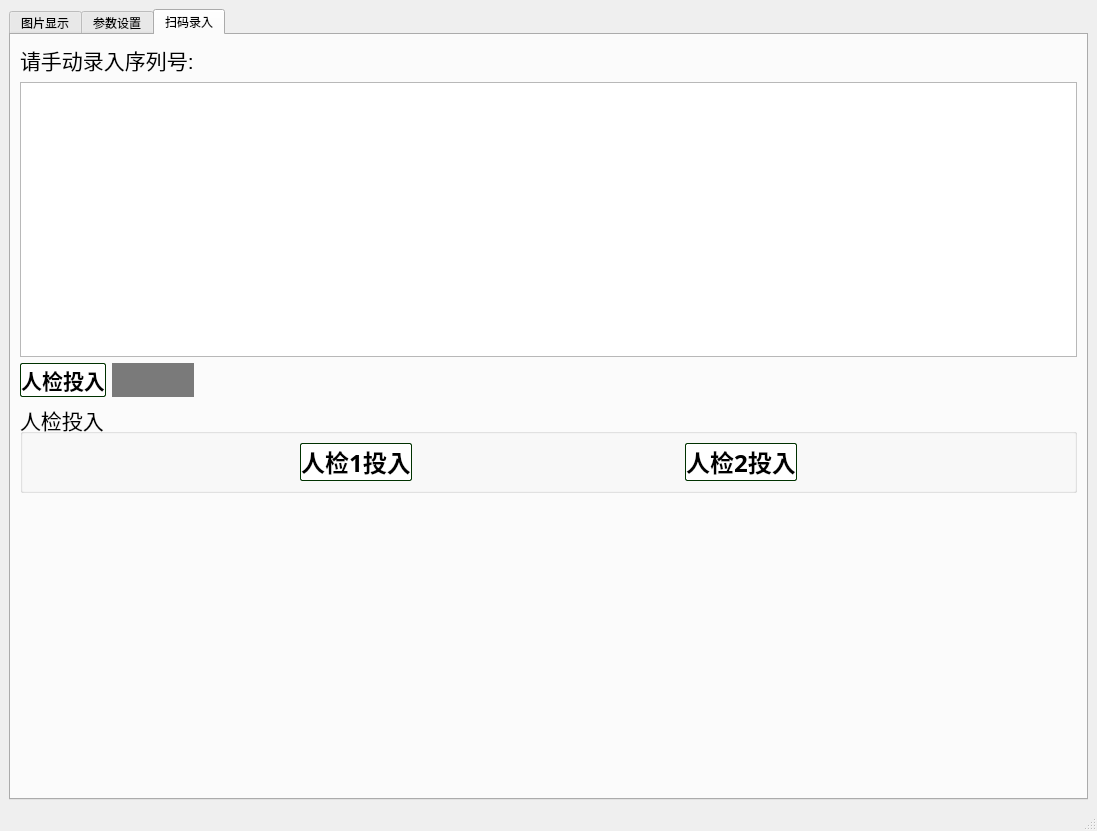
<?xml version="1.0" encoding="UTF-8"?>
<ui version="4.0">
 <class>MainWindow</class>
 <widget class="QMainWindow" name="MainWindow">
  <property name="geometry">
   <rect>
    <x>0</x>
    <y>0</y>
    <width>1097</width>
    <height>781</height>
   </rect>
  </property>
  <property name="windowTitle">
   <string>生产线检测图片动态产看器</string>
  </property>
  <property name="styleSheet">
   <string notr="true">
QPushButton{
border-radius:2px;
/*color: rgb(255, 255, 255);*/
background-color: rgb(255, 255, 255);
border:1px solid rgb(0,50,0);
outline: none;
}
QPushButton:pressed{
background-color: rgb(204, 204, 215);
}
QPushButton:disabled{
background-color: rgb(167, 164, 170);
}
QSlider::handle:vertical{
color:black;
}</string>
  </property>
  <widget class="QWidget" name="centralwidget">
   <layout class="QGridLayout" name="gridLayout">
    <item row="0" column="0">
     <widget class="QTabWidget" name="tabWidget">
      <property name="currentIndex">
       <number>2</number>
      </property>
      <widget class="QWidget" name="tab1">
       <attribute name="title">
        <string>图片显示</string>
       </attribute>
       <layout class="QGridLayout" name="gridLayout_2">
        <item row="0" column="2">
         <widget class="QPushButton" name="btOpenPic1">
          <property name="sizePolicy">
           <sizepolicy hsizetype="Fixed" vsizetype="Fixed">
            <horstretch>0</horstretch>
            <verstretch>0</verstretch>
           </sizepolicy>
          </property>
          <property name="text">
           <string>打开图片</string>
          </property>
         </widget>
        </item>
        <item row="3" column="6" colspan="3">
         <widget class="DiagramView" name="graphicsView6">
          <property name="sizePolicy">
           <sizepolicy hsizetype="Preferred" vsizetype="Expanding">
            <horstretch>0</horstretch>
            <verstretch>0</verstretch>
           </sizepolicy>
          </property>
         </widget>
        </item>
        <item row="2" column="2">
         <widget class="QPushButton" name="btOpenPic2">
          <property name="sizePolicy">
           <sizepolicy hsizetype="Fixed" vsizetype="Fixed">
            <horstretch>0</horstretch>
            <verstretch>0</verstretch>
           </sizepolicy>
          </property>
          <property name="text">
           <string>打开图片</string>
          </property>
         </widget>
        </item>
        <item row="0" column="6">
         <widget class="QLabel" name="lable_16">
          <property name="sizePolicy">
           <sizepolicy hsizetype="Fixed" vsizetype="Preferred">
            <horstretch>0</horstretch>
            <verstretch>0</verstretch>
           </sizepolicy>
          </property>
          <property name="text">
           <string>3CAM0路径</string>
          </property>
         </widget>
        </item>
        <item row="0" column="7">
         <widget class="QLabel" name="lbFilePic5">
          <property name="sizePolicy">
           <sizepolicy hsizetype="Preferred" vsizetype="Preferred">
            <horstretch>0</horstretch>
            <verstretch>0</verstretch>
           </sizepolicy>
          </property>
          <property name="text">
           <string>图片路径</string>
          </property>
         </widget>
        </item>
        <item row="3" column="3" colspan="3">
         <widget class="DiagramView" name="graphicsView4">
          <property name="sizePolicy">
           <sizepolicy hsizetype="Preferred" vsizetype="Expanding">
            <horstretch>0</horstretch>
            <verstretch>0</verstretch>
           </sizepolicy>
          </property>
         </widget>
        </item>
        <item row="0" column="5">
         <widget class="QPushButton" name="btOpenPic3">
          <property name="sizePolicy">
           <sizepolicy hsizetype="Fixed" vsizetype="Fixed">
            <horstretch>0</horstretch>
            <verstretch>0</verstretch>
           </sizepolicy>
          </property>
          <property name="text">
           <string>打开图片</string>
          </property>
         </widget>
        </item>
        <item row="1" column="3" colspan="3">
         <widget class="DiagramView" name="graphicsView3">
          <property name="sizePolicy">
           <sizepolicy hsizetype="Expanding" vsizetype="Expanding">
            <horstretch>0</horstretch>
            <verstretch>0</verstretch>
           </sizepolicy>
          </property>
         </widget>
        </item>
        <item row="0" column="1">
         <widget class="QLabel" name="lbFilePic1">
          <property name="sizePolicy">
           <sizepolicy hsizetype="Preferred" vsizetype="Preferred">
            <horstretch>0</horstretch>
            <verstretch>0</verstretch>
           </sizepolicy>
          </property>
          <property name="text">
           <string>图片路径</string>
          </property>
         </widget>
        </item>
        <item row="1" column="0" colspan="3">
         <widget class="DiagramView" name="graphicsView1">
          <property name="sizePolicy">
           <sizepolicy hsizetype="Expanding" vsizetype="Expanding">
            <horstretch>0</horstretch>
            <verstretch>0</verstretch>
           </sizepolicy>
          </property>
         </widget>
        </item>
        <item row="1" column="6" colspan="3">
         <widget class="DiagramView" name="graphicsView5">
          <property name="sizePolicy">
           <sizepolicy hsizetype="Expanding" vsizetype="Expanding">
            <horstretch>0</horstretch>
            <verstretch>0</verstretch>
           </sizepolicy>
          </property>
         </widget>
        </item>
        <item row="0" column="8">
         <widget class="QPushButton" name="btOpenPic5">
          <property name="sizePolicy">
           <sizepolicy hsizetype="Fixed" vsizetype="Fixed">
            <horstretch>0</horstretch>
            <verstretch>0</verstretch>
           </sizepolicy>
          </property>
          <property name="text">
           <string>打开图片</string>
          </property>
         </widget>
        </item>
        <item row="3" column="0" colspan="3">
         <widget class="DiagramView" name="graphicsView2">
          <property name="sizePolicy">
           <sizepolicy hsizetype="Preferred" vsizetype="Expanding">
            <horstretch>0</horstretch>
            <verstretch>0</verstretch>
           </sizepolicy>
          </property>
         </widget>
        </item>
        <item row="2" column="4">
         <widget class="QLabel" name="lbFilePic4">
          <property name="sizePolicy">
           <sizepolicy hsizetype="Preferred" vsizetype="Preferred">
            <horstretch>0</horstretch>
            <verstretch>0</verstretch>
           </sizepolicy>
          </property>
          <property name="text">
           <string>图片路径</string>
          </property>
         </widget>
        </item>
        <item row="0" column="0">
         <widget class="QLabel" name="lable_12">
          <property name="sizePolicy">
           <sizepolicy hsizetype="Fixed" vsizetype="Preferred">
            <horstretch>0</horstretch>
            <verstretch>0</verstretch>
           </sizepolicy>
          </property>
          <property name="text">
           <string>1CAM0路径</string>
          </property>
         </widget>
        </item>
        <item row="2" column="6">
         <widget class="QLabel" name="lable_17">
          <property name="sizePolicy">
           <sizepolicy hsizetype="Fixed" vsizetype="Preferred">
            <horstretch>0</horstretch>
            <verstretch>0</verstretch>
           </sizepolicy>
          </property>
          <property name="text">
           <string>3CAM1路径</string>
          </property>
         </widget>
        </item>
        <item row="2" column="3">
         <widget class="QLabel" name="lable_15">
          <property name="sizePolicy">
           <sizepolicy hsizetype="Fixed" vsizetype="Preferred">
            <horstretch>0</horstretch>
            <verstretch>0</verstretch>
           </sizepolicy>
          </property>
          <property name="text">
           <string>2CAM1路径</string>
          </property>
         </widget>
        </item>
        <item row="2" column="0">
         <widget class="QLabel" name="lable_13">
          <property name="sizePolicy">
           <sizepolicy hsizetype="Fixed" vsizetype="Preferred">
            <horstretch>0</horstretch>
            <verstretch>0</verstretch>
           </sizepolicy>
          </property>
          <property name="text">
           <string>1CAM1路径</string>
          </property>
         </widget>
        </item>
        <item row="2" column="8">
         <widget class="QPushButton" name="btOpenPic6">
          <property name="sizePolicy">
           <sizepolicy hsizetype="Fixed" vsizetype="Fixed">
            <horstretch>0</horstretch>
            <verstretch>0</verstretch>
           </sizepolicy>
          </property>
          <property name="text">
           <string>打开图片</string>
          </property>
         </widget>
        </item>
        <item row="2" column="7">
         <widget class="QLabel" name="lbFilePic6">
          <property name="sizePolicy">
           <sizepolicy hsizetype="Preferred" vsizetype="Preferred">
            <horstretch>0</horstretch>
            <verstretch>0</verstretch>
           </sizepolicy>
          </property>
          <property name="text">
           <string>图片路径</string>
          </property>
         </widget>
        </item>
        <item row="0" column="3">
         <widget class="QLabel" name="lable_14">
          <property name="sizePolicy">
           <sizepolicy hsizetype="Fixed" vsizetype="Preferred">
            <horstretch>0</horstretch>
            <verstretch>0</verstretch>
           </sizepolicy>
          </property>
          <property name="text">
           <string>2CAM0路径</string>
          </property>
         </widget>
        </item>
        <item row="0" column="4">
         <widget class="QLabel" name="lbFilePic3">
          <property name="sizePolicy">
           <sizepolicy hsizetype="Preferred" vsizetype="Preferred">
            <horstretch>0</horstretch>
            <verstretch>0</verstretch>
           </sizepolicy>
          </property>
          <property name="text">
           <string>图片路径</string>
          </property>
         </widget>
        </item>
        <item row="2" column="5">
         <widget class="QPushButton" name="btOpenPic4">
          <property name="sizePolicy">
           <sizepolicy hsizetype="Fixed" vsizetype="Fixed">
            <horstretch>0</horstretch>
            <verstretch>0</verstretch>
           </sizepolicy>
          </property>
          <property name="text">
           <string>打开图片</string>
          </property>
         </widget>
        </item>
        <item row="2" column="1">
         <widget class="QLabel" name="lbFilePic2">
          <property name="sizePolicy">
           <sizepolicy hsizetype="Preferred" vsizetype="Preferred">
            <horstretch>0</horstretch>
            <verstretch>0</verstretch>
           </sizepolicy>
          </property>
          <property name="text">
           <string>图片路径</string>
          </property>
         </widget>
        </item>
       </layout>
      </widget>
      <widget class="QWidget" name="tab2">
       <attribute name="title">
        <string>参数设置</string>
       </attribute>
       <layout class="QGridLayout" name="gridLayout_4">
        <item row="0" column="0">
         <widget class="QLabel" name="label">
          <property name="layoutDirection">
           <enum>Qt::LeftToRight</enum>
          </property>
          <property name="text">
           <string>PLC的IP地址</string>
          </property>
          <property name="alignment">
           <set>Qt::AlignRight|Qt::AlignTrailing|Qt::AlignVCenter</set>
          </property>
         </widget>
        </item>
        <item row="0" column="1">
         <widget class="QLineEdit" name="lePLCip"/>
        </item>
        <item row="0" column="3">
         <widget class="QLabel" name="lbConnectStatus">
          <property name="text">
           <string>未连接</string>
          </property>
         </widget>
        </item>
        <item row="1" column="0">
         <widget class="QLabel" name="label_2">
          <property name="layoutDirection">
           <enum>Qt::LeftToRight</enum>
          </property>
          <property name="text">
           <string>PLC的端口号</string>
          </property>
          <property name="alignment">
           <set>Qt::AlignRight|Qt::AlignTrailing|Qt::AlignVCenter</set>
          </property>
         </widget>
        </item>
        <item row="1" column="1">
         <widget class="QLineEdit" name="lePLCport"/>
        </item>
        <item row="1" column="4" colspan="2">
         <spacer name="horizontalSpacer">
          <property name="orientation">
           <enum>Qt::Horizontal</enum>
          </property>
          <property name="sizeHint" stdset="0">
           <size>
            <width>206</width>
            <height>20</height>
           </size>
          </property>
         </spacer>
        </item>
        <item row="1" column="6">
         <widget class="QPushButton" name="btConnect">
          <property name="text">
           <string>连接</string>
          </property>
         </widget>
        </item>
        <item row="2" column="0">
         <widget class="QLabel" name="label_3">
          <property name="layoutDirection">
           <enum>Qt::LeftToRight</enum>
          </property>
          <property name="text">
           <string>读取触发地址</string>
          </property>
          <property name="alignment">
           <set>Qt::AlignRight|Qt::AlignTrailing|Qt::AlignVCenter</set>
          </property>
         </widget>
        </item>
        <item row="2" column="1">
         <widget class="QLineEdit" name="leTrigerAddr"/>
        </item>
        <item row="2" column="2">
         <widget class="QLabel" name="lbTrigerValue">
          <property name="text">
           <string>0</string>
          </property>
         </widget>
        </item>
        <item row="3" column="0">
         <widget class="QLabel" name="label_4">
          <property name="layoutDirection">
           <enum>Qt::LeftToRight</enum>
          </property>
          <property name="text">
           <string>读取ID地址</string>
          </property>
          <property name="alignment">
           <set>Qt::AlignRight|Qt::AlignTrailing|Qt::AlignVCenter</set>
          </property>
         </widget>
        </item>
        <item row="3" column="1">
         <widget class="QLineEdit" name="leIDaddr"/>
        </item>
        <item row="3" column="2" colspan="2">
         <widget class="QLabel" name="lbIDValue">
          <property name="text">
           <string>12345678901234567890</string>
          </property>
         </widget>
        </item>
        <item row="4" column="0">
         <widget class="QLabel" name="label_5">
          <property name="layoutDirection">
           <enum>Qt::LeftToRight</enum>
          </property>
          <property name="text">
           <string>ID最大长度</string>
          </property>
          <property name="alignment">
           <set>Qt::AlignRight|Qt::AlignTrailing|Qt::AlignVCenter</set>
          </property>
         </widget>
        </item>
        <item row="4" column="1">
         <widget class="QLineEdit" name="leIDmax"/>
        </item>
        <item row="4" column="4">
         <widget class="QLabel" name="label_18">
          <property name="text">
           <string>设备类型长度</string>
          </property>
          <property name="alignment">
           <set>Qt::AlignRight|Qt::AlignTrailing|Qt::AlignVCenter</set>
          </property>
         </widget>
        </item>
        <item row="4" column="5">
         <widget class="QLineEdit" name="leTypeLenth"/>
        </item>
        <item row="5" column="0">
         <widget class="QLabel" name="label_6">
          <property name="layoutDirection">
           <enum>Qt::LeftToRight</enum>
          </property>
          <property name="text">
           <string>第一台基础路径</string>
          </property>
          <property name="alignment">
           <set>Qt::AlignRight|Qt::AlignTrailing|Qt::AlignVCenter</set>
          </property>
         </widget>
        </item>
        <item row="5" column="1" colspan="5">
         <widget class="QLineEdit" name="lePicBaseDir1"/>
        </item>
        <item row="5" column="6">
         <widget class="QPushButton" name="btBrowseBaseDir1">
          <property name="text">
           <string>浏览路径</string>
          </property>
         </widget>
        </item>
        <item row="6" column="0">
         <widget class="QLabel" name="label_7">
          <property name="layoutDirection">
           <enum>Qt::LeftToRight</enum>
          </property>
          <property name="text">
           <string>第一台设备类型</string>
          </property>
          <property name="alignment">
           <set>Qt::AlignRight|Qt::AlignTrailing|Qt::AlignVCenter</set>
          </property>
         </widget>
        </item>
        <item row="6" column="1">
         <widget class="QLineEdit" name="leDevType1"/>
        </item>
        <item row="6" column="4">
         <widget class="QLabel" name="label_12">
          <property name="layoutDirection">
           <enum>Qt::LeftToRight</enum>
          </property>
          <property name="text">
           <string>第一台路径后缀</string>
          </property>
          <property name="alignment">
           <set>Qt::AlignRight|Qt::AlignTrailing|Qt::AlignVCenter</set>
          </property>
         </widget>
        </item>
        <item row="6" column="5">
         <widget class="QLineEdit" name="leDirBack1"/>
        </item>
        <item row="7" column="0">
         <widget class="QLabel" name="label_17">
          <property name="layoutDirection">
           <enum>Qt::LeftToRight</enum>
          </property>
          <property name="text">
           <string>第一台设备类型地址</string>
          </property>
          <property name="alignment">
           <set>Qt::AlignRight|Qt::AlignTrailing|Qt::AlignVCenter</set>
          </property>
         </widget>
        </item>
        <item row="7" column="1">
         <widget class="QLineEdit" name="leDevTypeAddr1"/>
        </item>
        <item row="7" column="2">
         <widget class="QLabel" name="lbDevType1">
          <property name="text">
           <string>00</string>
          </property>
         </widget>
        </item>
        <item row="8" column="0">
         <widget class="QLabel" name="label_8">
          <property name="layoutDirection">
           <enum>Qt::LeftToRight</enum>
          </property>
          <property name="text">
           <string>第二台基础路径</string>
          </property>
          <property name="alignment">
           <set>Qt::AlignRight|Qt::AlignTrailing|Qt::AlignVCenter</set>
          </property>
         </widget>
        </item>
        <item row="8" column="1" colspan="5">
         <widget class="QLineEdit" name="lePicBaseDir2"/>
        </item>
        <item row="8" column="6">
         <widget class="QPushButton" name="btBrowseBaseDir2">
          <property name="text">
           <string>浏览路径</string>
          </property>
         </widget>
        </item>
        <item row="9" column="0">
         <widget class="QLabel" name="label_9">
          <property name="layoutDirection">
           <enum>Qt::LeftToRight</enum>
          </property>
          <property name="text">
           <string>第二台设备类型</string>
          </property>
          <property name="alignment">
           <set>Qt::AlignRight|Qt::AlignTrailing|Qt::AlignVCenter</set>
          </property>
         </widget>
        </item>
        <item row="9" column="1">
         <widget class="QLineEdit" name="leDevType2"/>
        </item>
        <item row="9" column="4">
         <widget class="QLabel" name="label_13">
          <property name="layoutDirection">
           <enum>Qt::LeftToRight</enum>
          </property>
          <property name="text">
           <string>第二台路径后缀</string>
          </property>
          <property name="alignment">
           <set>Qt::AlignRight|Qt::AlignTrailing|Qt::AlignVCenter</set>
          </property>
         </widget>
        </item>
        <item row="9" column="5">
         <widget class="QLineEdit" name="leDirBack2"/>
        </item>
        <item row="10" column="0">
         <widget class="QLabel" name="label_16">
          <property name="layoutDirection">
           <enum>Qt::LeftToRight</enum>
          </property>
          <property name="text">
           <string>第二台设备类型地址</string>
          </property>
          <property name="alignment">
           <set>Qt::AlignRight|Qt::AlignTrailing|Qt::AlignVCenter</set>
          </property>
         </widget>
        </item>
        <item row="10" column="1">
         <widget class="QLineEdit" name="leDevTypeAddr2"/>
        </item>
        <item row="10" column="2">
         <widget class="QLabel" name="lbDevType2">
          <property name="text">
           <string>00</string>
          </property>
         </widget>
        </item>
        <item row="11" column="0">
         <widget class="QLabel" name="label_10">
          <property name="layoutDirection">
           <enum>Qt::LeftToRight</enum>
          </property>
          <property name="text">
           <string>第三台基础路径</string>
          </property>
          <property name="alignment">
           <set>Qt::AlignRight|Qt::AlignTrailing|Qt::AlignVCenter</set>
          </property>
         </widget>
        </item>
        <item row="11" column="6">
         <widget class="QPushButton" name="btBrowseBaseDir3">
          <property name="text">
           <string>浏览路径</string>
          </property>
         </widget>
        </item>
        <item row="12" column="0">
         <widget class="QLabel" name="label_11">
          <property name="layoutDirection">
           <enum>Qt::LeftToRight</enum>
          </property>
          <property name="text">
           <string>第三台设备类型</string>
          </property>
          <property name="alignment">
           <set>Qt::AlignRight|Qt::AlignTrailing|Qt::AlignVCenter</set>
          </property>
         </widget>
        </item>
        <item row="12" column="1">
         <widget class="QLineEdit" name="leDevType3"/>
        </item>
        <item row="12" column="4">
         <widget class="QLabel" name="label_14">
          <property name="layoutDirection">
           <enum>Qt::LeftToRight</enum>
          </property>
          <property name="text">
           <string>第三台路径后缀</string>
          </property>
          <property name="alignment">
           <set>Qt::AlignRight|Qt::AlignTrailing|Qt::AlignVCenter</set>
          </property>
         </widget>
        </item>
        <item row="12" column="5">
         <widget class="QLineEdit" name="leDirBack3"/>
        </item>
        <item row="13" column="0">
         <widget class="QLabel" name="label_15">
          <property name="layoutDirection">
           <enum>Qt::LeftToRight</enum>
          </property>
          <property name="text">
           <string>第三台设备类型地址</string>
          </property>
          <property name="alignment">
           <set>Qt::AlignRight|Qt::AlignTrailing|Qt::AlignVCenter</set>
          </property>
         </widget>
        </item>
        <item row="13" column="1">
         <widget class="QLineEdit" name="leDevTypeAddr3"/>
        </item>
        <item row="13" column="2">
         <widget class="QLabel" name="lbDevType3">
          <property name="text">
           <string>00</string>
          </property>
         </widget>
        </item>
        <item row="14" column="0">
         <widget class="QCheckBox" name="chbAutoType">
          <property name="text">
           <string>自动设备类型</string>
          </property>
         </widget>
        </item>
        <item row="15" column="0">
         <widget class="QCheckBox" name="chbAddDate">
          <property name="text">
           <string>追加日期节点</string>
          </property>
         </widget>
        </item>
        <item row="16" column="0">
         <widget class="QCheckBox" name="chbAutoRead">
          <property name="text">
           <string>按ID自动读取</string>
          </property>
         </widget>
        </item>
        <item row="17" column="0">
         <widget class="QCheckBox" name="chbAutoLogOn">
          <property name="text">
           <string>自动连接</string>
          </property>
         </widget>
        </item>
        <item row="18" column="0" colspan="7">
         <widget class="QGroupBox" name="groupBox">
          <property name="title">
           <string>扫描参数设置：</string>
          </property>
          <layout class="QGridLayout" name="gridLayout_3">
           <item row="1" column="1">
            <widget class="QLineEdit" name="leInputTriger"/>
           </item>
           <item row="2" column="3">
            <widget class="QLabel" name="lbWrAddr">
             <property name="text">
              <string>00</string>
             </property>
            </widget>
           </item>
           <item row="0" column="3">
            <spacer name="horizontalSpacer_4">
             <property name="orientation">
              <enum>Qt::Horizontal</enum>
             </property>
             <property name="sizeHint" stdset="0">
              <size>
               <width>518</width>
               <height>20</height>
              </size>
             </property>
            </spacer>
           </item>
           <item row="3" column="0">
            <widget class="QLabel" name="label_24">
             <property name="layoutDirection">
              <enum>Qt::LeftToRight</enum>
             </property>
             <property name="text">
              <string>人检2扫码值写入PLC地址</string>
             </property>
             <property name="alignment">
              <set>Qt::AlignRight|Qt::AlignTrailing|Qt::AlignVCenter</set>
             </property>
            </widget>
           </item>
           <item row="5" column="0">
            <widget class="QLabel" name="label_25">
             <property name="text">
              <string>人检2新码值标志写入PLC地址</string>
             </property>
             <property name="alignment">
              <set>Qt::AlignRight|Qt::AlignTrailing|Qt::AlignVCenter</set>
             </property>
            </widget>
           </item>
           <item row="5" column="1">
            <widget class="QLineEdit" name="leScFlagAddr2"/>
           </item>
           <item row="1" column="0">
            <widget class="QLabel" name="label_26">
             <property name="text">
              <string>人检投片触发地址</string>
             </property>
             <property name="alignment">
              <set>Qt::AlignRight|Qt::AlignTrailing|Qt::AlignVCenter</set>
             </property>
            </widget>
           </item>
           <item row="2" column="0">
            <widget class="QLabel" name="label_20">
             <property name="layoutDirection">
              <enum>Qt::LeftToRight</enum>
             </property>
             <property name="text">
              <string>人检1扫码值写入PLC地址</string>
             </property>
             <property name="alignment">
              <set>Qt::AlignRight|Qt::AlignTrailing|Qt::AlignVCenter</set>
             </property>
            </widget>
           </item>
           <item row="5" column="3">
            <widget class="QLabel" name="lbWrFlag2">
             <property name="text">
              <string>00</string>
             </property>
            </widget>
           </item>
           <item row="4" column="0">
            <widget class="QLabel" name="label_21">
             <property name="text">
              <string>人检1新码值标志写入PLC地址</string>
             </property>
             <property name="alignment">
              <set>Qt::AlignRight|Qt::AlignTrailing|Qt::AlignVCenter</set>
             </property>
            </widget>
           </item>
           <item row="4" column="1">
            <widget class="QLineEdit" name="leScFlagAddr"/>
           </item>
           <item row="3" column="3">
            <widget class="QLabel" name="lbWrAddr2">
             <property name="text">
              <string>00</string>
             </property>
            </widget>
           </item>
           <item row="0" column="0">
            <widget class="QLabel" name="label_19">
             <property name="layoutDirection">
              <enum>Qt::LeftToRight</enum>
             </property>
             <property name="text">
              <string>扫码最大长度</string>
             </property>
             <property name="alignment">
              <set>Qt::AlignRight|Qt::AlignTrailing|Qt::AlignVCenter</set>
             </property>
            </widget>
           </item>
           <item row="0" column="1">
            <widget class="QLineEdit" name="leScMax"/>
           </item>
           <item row="2" column="1">
            <widget class="QLineEdit" name="leScWrAddr"/>
           </item>
           <item row="3" column="1">
            <widget class="QLineEdit" name="leScWrAddr2"/>
           </item>
           <item row="4" column="3">
            <widget class="QLabel" name="lbWrFlag">
             <property name="text">
              <string>00</string>
             </property>
            </widget>
           </item>
           <item row="1" column="3">
            <widget class="QLabel" name="lbInputTriger">
             <property name="text">
              <string>00</string>
             </property>
            </widget>
           </item>
          </layout>
         </widget>
        </item>
        <item row="19" column="0">
         <widget class="QLabel" name="label_22">
          <property name="layoutDirection">
           <enum>Qt::LeftToRight</enum>
          </property>
          <property name="text">
           <string>图像翻转角度</string>
          </property>
          <property name="alignment">
           <set>Qt::AlignRight|Qt::AlignTrailing|Qt::AlignVCenter</set>
          </property>
         </widget>
        </item>
        <item row="19" column="1">
         <widget class="QLineEdit" name="leTransAngle">
          <property name="text">
           <string>0.0</string>
          </property>
         </widget>
        </item>
        <item row="19" column="2" colspan="5">
         <spacer name="horizontalSpacer_5">
          <property name="orientation">
           <enum>Qt::Horizontal</enum>
          </property>
          <property name="sizeHint" stdset="0">
           <size>
            <width>728</width>
            <height>20</height>
           </size>
          </property>
         </spacer>
        </item>
        <item row="20" column="0">
         <spacer name="verticalSpacer">
          <property name="orientation">
           <enum>Qt::Vertical</enum>
          </property>
          <property name="sizeHint" stdset="0">
           <size>
            <width>20</width>
            <height>78</height>
           </size>
          </property>
         </spacer>
        </item>
        <item row="11" column="1" colspan="5">
         <widget class="QLineEdit" name="lePicBaseDir3"/>
        </item>
       </layout>
      </widget>
      <widget class="QWidget" name="tab">
       <attribute name="title">
        <string>扫码录入</string>
       </attribute>
       <layout class="QGridLayout" name="gridLayout_6">
        <item row="0" column="0" colspan="2">
         <widget class="QLabel" name="label_23">
          <property name="font">
           <font>
            <pointsize>16</pointsize>
           </font>
          </property>
          <property name="text">
           <string>请手动录入序列号:</string>
          </property>
         </widget>
        </item>
        <item row="0" column="2">
         <spacer name="horizontalSpacer_3">
          <property name="orientation">
           <enum>Qt::Horizontal</enum>
          </property>
          <property name="sizeHint" stdset="0">
           <size>
            <width>867</width>
            <height>20</height>
           </size>
          </property>
         </spacer>
        </item>
        <item row="1" column="0" colspan="3">
         <widget class="QTextEdit" name="teManID">
          <property name="font">
           <font>
            <pointsize>16</pointsize>
           </font>
          </property>
         </widget>
        </item>
        <item row="3" column="0" colspan="3">
         <widget class="QGroupBox" name="gbManualTriger">
          <property name="font">
           <font>
            <pointsize>16</pointsize>
           </font>
          </property>
          <property name="title">
           <string>人检投入</string>
          </property>
          <layout class="QGridLayout" name="gridLayout_5">
           <item row="0" column="0">
            <spacer name="horizontalSpacer_7">
             <property name="orientation">
              <enum>Qt::Horizontal</enum>
             </property>
             <property name="sizeHint" stdset="0">
              <size>
               <width>257</width>
               <height>20</height>
              </size>
             </property>
            </spacer>
           </item>
           <item row="0" column="1">
            <widget class="QPushButton" name="btWriteID">
             <property name="font">
              <font>
               <family>AcadEref</family>
               <pointsize>18</pointsize>
               <weight>75</weight>
               <bold>true</bold>
              </font>
             </property>
             <property name="text">
              <string>人检1投入</string>
             </property>
            </widget>
           </item>
           <item row="0" column="2">
            <spacer name="horizontalSpacer_6">
             <property name="orientation">
              <enum>Qt::Horizontal</enum>
             </property>
             <property name="sizeHint" stdset="0">
              <size>
               <width>208</width>
               <height>20</height>
              </size>
             </property>
            </spacer>
           </item>
           <item row="0" column="3">
            <widget class="QPushButton" name="btWriteID_2">
             <property name="font">
              <font>
               <family>AcadEref</family>
               <pointsize>18</pointsize>
               <weight>75</weight>
               <bold>true</bold>
              </font>
             </property>
             <property name="text">
              <string>人检2投入</string>
             </property>
            </widget>
           </item>
           <item row="0" column="4">
            <spacer name="horizontalSpacer_2">
             <property name="orientation">
              <enum>Qt::Horizontal</enum>
             </property>
             <property name="sizeHint" stdset="0">
              <size>
               <width>257</width>
               <height>17</height>
              </size>
             </property>
            </spacer>
           </item>
          </layout>
         </widget>
        </item>
        <item row="4" column="0">
         <spacer name="verticalSpacer_2">
          <property name="orientation">
           <enum>Qt::Vertical</enum>
          </property>
          <property name="sizeHint" stdset="0">
           <size>
            <width>20</width>
            <height>296</height>
           </size>
          </property>
         </spacer>
        </item>
        <item row="2" column="0">
         <widget class="QPushButton" name="btManualTriger">
          <property name="font">
           <font>
            <pointsize>16</pointsize>
            <weight>75</weight>
            <bold>true</bold>
           </font>
          </property>
          <property name="text">
           <string>人检投入</string>
          </property>
         </widget>
        </item>
        <item row="2" column="1">
         <widget class="QLabel" name="lbManualTriger">
          <property name="styleSheet">
           <string notr="true">background-color: rgb(122, 122, 122);</string>
          </property>
          <property name="text">
           <string/>
          </property>
         </widget>
        </item>
       </layout>
      </widget>
     </widget>
    </item>
   </layout>
  </widget>
  <widget class="QMenuBar" name="menubar">
   <property name="geometry">
    <rect>
     <x>0</x>
     <y>0</y>
     <width>1097</width>
     <height>23</height>
    </rect>
   </property>
  </widget>
  <widget class="QStatusBar" name="statusbar"/>
 </widget>
 <customwidgets>
  <customwidget>
   <class>DiagramView</class>
   <extends>QGraphicsView</extends>
   <header location="global">diagramview.h</header>
  </customwidget>
 </customwidgets>
 <resources/>
 <connections/>
</ui>
